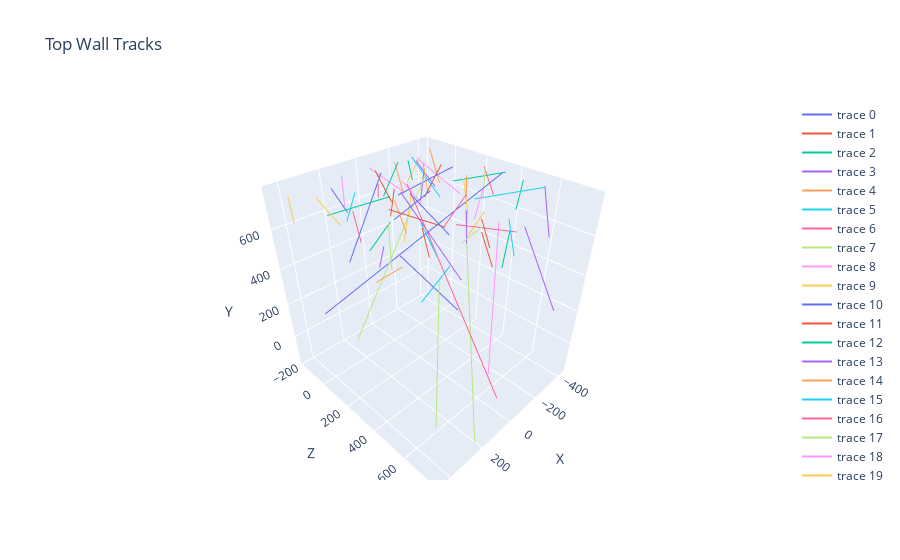

Notebook code for this chart:
### Code cell
fraction = 0.05
N_tracks = int(fraction*len(trk_start_in_top_x))

fig = go.Figure()
fig.update_layout(title='Top Wall Tracks', scene=dict(
    xaxis_title='X',
    yaxis_title='Z',
    zaxis_title='Y'
))

for i in range(N_tracks):
    fig.add_trace(go.Scatter3d(
        x=track_vector_x[i],
        y=track_vector_z[i],
        z=track_vector_y[i],
        mode='lines',
        line=dict(width=2)
    ))

fig.show()

### Figure 1 — Plotly figure (JSON) as saved in the notebook; plotly's stock layout.template omitted (floating-point values rounded to 4 significant figures)
{"data": [{"line": {"width": 2}, "mode": "lines", "type": "scatter3d", "x": [-293.7, -103.2], "y": [132.9, -40.27], "z": [766.9, 633.0]}, {"line": {"width": 2}, "mode": "lines", "type": "scatter3d", "x": [99.85, 75.98], "y": [634.8, 676.5], "z": [767.3, 632.0]}, {"line": {"width": 2}, "mode": "lines", "type": "scatter3d", "x": [258.2, 126.7], "y": [-95.34, 181.8], "z": [633.0, 766.9]}, {"line": {"width": 2}, "mode": "lines", "type": "scatter3d", "x": [-256.7, -402.4], "y": [699.2, 559.9], "z": [633.0, 766.9]}, {"line": {"width": 2}, "mode": "lines", "type": "scatter3d", "x": [-142.0, -140.8], "y": [-96.83, -43.9], "z": [767.8, 633.0]}, {"line": {"width": 2}, "mode": "lines", "type": "scatter3d", "x": [-327.6, -387.8], "y": [244.7, 566.2], "z": [633.0, 766.9]}, {"line": {"width": 2}, "mode": "lines", "type": "scatter3d", "x": [80.11, -23.73], "y": [49.04, -89.22], "z": [767.8, 632.1]}, {"line": {"width": 2}, "mode": "lines", "type": "scatter3d", "x": [-145.5, 383], "y": [106.8, 218.8], "z": [766.9, 190.2]}, {"line": {"width": 2}, "mode": "lines", "type": "scatter3d", "x": [-167.0, -193.0], "y": [381.6, 397.6], "z": [633.0, 767.3]}, {"line": {"width": 2}, "mode": "lines", "type": "scatter3d", "x": [-30.56, -34.65], "y": [462.6, 536.5], "z": [632.0, 767.8]}, {"line": {"width": 2}, "mode": "lines", "type": "scatter3d", "x": [177.1, 247.5], "y": [-58.86, -52.55], "z": [633.0, 766.9]}, {"line": {"width": 2}, "mode": "lines", "type": "scatter3d", "x": [223.6, 192.2], "y": [466.3, 469.3], "z": [766.9, 633.0]}, {"line": {"width": 2}, "mode": "lines", "type": "scatter3d", "x": [-418.3, -413.1], "y": [25.03, 346.8], "z": [633.0, 766.9]}, {"line": {"width": 2}, "mode": "lines", "type": "scatter3d", "x": [68.95, -383], "y": [180.2, 139.9], "z": [766.9, 98.59]}, {"line": {"width": 2}, "mode": "lines", "type": "scatter3d", "x": [-227.0, -221.2], "y": [6.588, 44.22], "z": [767.3, 633.0]}, {"line": {"width": 2}, "mode": "lines", "type": "scatter3d", "x": [-252.8, -229.0], "y": [-100.2, 116.6], "z": [766.9, 633.0]}, {"line": {"width": 2}, "mode": "lines", "type": "scatter3d", "x": [-201.6, 120.6], "y": [579.4, 534.6], "z": [633.0, 767.3]}, {"line": {"width": 2}, "mode": "lines", "type": "scatter3d", "x": [-394.9, -375.2], "y": [243.5, 257.9], "z": [766.9, 633.0]}, {"line": {"width": 2}, "mode": "lines", "type": "scatter3d", "x": [-219.2, 169.1], "y": [474.0, 771.0], "z": [633.0, 220.5]}, {"line": {"width": 2}, "mode": "lines", "type": "scatter3d", "x": [418.3, 400.1], "y": [-105.1, -132.3], "z": [766.9, 633.0]}, {"line": {"width": 2}, "mode": "lines", "type": "scatter3d", "x": [54.25, 10.09], "y": [221.1, 400.9], "z": [767.8, 632.0]}, {"line": {"width": 2}, "mode": "lines", "type": "scatter3d", "x": [-31.34, -10.64], "y": [-1.162, -81.23], "z": [632.1, 767.8]}, {"line": {"width": 2}, "mode": "lines", "type": "scatter3d", "x": [-374.1, -391.7], "y": [449.2, 457.7], "z": [633.0, 766.9]}, {"line": {"width": 2}, "mode": "lines", "type": "scatter3d", "x": [-151.6, -135.9], "y": [88.6, 80.99], "z": [767.8, 633.0]}, {"line": {"width": 2}, "mode": "lines", "type": "scatter3d", "x": [140.3, 123.5], "y": [222.6, 268.9], "z": [767.3, 633.0]}, {"line": {"width": 2}, "mode": "lines", "type": "scatter3d", "x": [200.7, 233.4], "y": [47.95, 12.33], "z": [766.9, 633.0]}, {"line": {"width": 2}, "mode": "lines", "type": "scatter3d", "x": [-8.557, 88.8], "y": [133.8, 771.0], "z": [766.9, 19.85]}, {"line": {"width": 2}, "mode": "lines", "type": "scatter3d", "x": [22.04, 66.96], "y": [481.0, 609.2], "z": [632.0, 767.8]}, {"line": {"width": 2}, "mode": "lines", "type": "scatter3d", "x": [-16.84, -115.9], "y": [90.67, 109.2], "z": [766.9, 633.0]}, {"line": {"width": 2}, "mode": "lines", "type": "scatter3d", "x": [-281.1, -248.7], "y": [-71.17, -132.1], "z": [766.9, 633.0]}, {"line": {"width": 2}, "mode": "lines", "type": "scatter3d", "x": [-399.8, 383], "y": [340.2, -29.05], "z": [766.9, 194.2]}, {"line": {"width": 2}, "mode": "lines", "type": "scatter3d", "x": [209.5, -26.96], "y": [268.6, 344.0], "z": [766.9, 632.0]}, {"line": {"width": 2}, "mode": "lines", "type": "scatter3d", "x": [-12.46, 102.9], "y": [-179.1, 145.2], "z": [307.1, 633.0]}, {"line": {"width": 2}, "mode": "lines", "type": "scatter3d", "x": [-230.1, -303.5], "y": [-45.24, 9.197], "z": [767.3, 633.0]}, {"line": {"width": 2}, "mode": "lines", "type": "scatter3d", "x": [-263.1, -256.0], "y": [246.0, 256.7], "z": [766.9, 633.0]}, {"line": {"width": 2}, "mode": "lines", "type": "scatter3d", "x": [202.6, 169.3], "y": [437.8, 489.6], "z": [766.9, 633.0]}, {"line": {"width": 2}, "mode": "lines", "type": "scatter3d", "x": [-398.3, -431.1], "y": [234.2, 274.1], "z": [766.9, 633.0]}, {"line": {"width": 2}, "mode": "lines", "type": "scatter3d", "x": [269.6, 383], "y": [596.9, 697.8], "z": [633.0, 27.92]}, {"line": {"width": 2}, "mode": "lines", "type": "scatter3d", "x": [-11.3, -152.2], "y": [-123.1, -60.49], "z": [767.8, 633.0]}, {"line": {"width": 2}, "mode": "lines", "type": "scatter3d", "x": [-220.6, -179.0], "y": [265.6, 335.7], "z": [767.3, 633.0]}, {"line": {"width": 2}, "mode": "lines", "type": "scatter3d", "x": [405.7, -383], "y": [552.4, 123.8], "z": [766.9, -119.8]}, {"line": {"width": 2}, "mode": "lines", "type": "scatter3d", "x": [65.8, 67.73], "y": [136.5, 105.2], "z": [767.8, 632.0]}, {"line": {"width": 2}, "mode": "lines", "type": "scatter3d", "x": [-157.0, -47.62], "y": [-90.4, -79.81], "z": [767.8, 632.1]}, {"line": {"width": 2}, "mode": "lines", "type": "scatter3d", "x": [13.21, 7.057], "y": [496.6, 483.7], "z": [632.0, 767.8]}, {"line": {"width": 2}, "mode": "lines", "type": "scatter3d", "x": [-403.4, -351.9], "y": [-128.0, -6.722], "z": [766.9, 633.0]}, {"line": {"width": 2}, "mode": "lines", "type": "scatter3d", "x": [340.1, 406.2], "y": [708.5, 649.7], "z": [766.9, 633.0]}, {"line": {"width": 2}, "mode": "lines", "type": "scatter3d", "x": [-105.1, -33.57], "y": [384.0, 332.6], "z": [767.8, 632.0]}, {"line": {"width": 2}, "mode": "lines", "type": "scatter3d", "x": [-215.7, 218.1], "y": [287.9, 771.0], "z": [633.0, -157.7]}, {"line": {"width": 2}, "mode": "lines", "type": "scatter3d", "x": [133.9, 151.0], "y": [-136.6, -114.9], "z": [767.3, 633.0]}, {"line": {"width": 2}, "mode": "lines", "type": "scatter3d", "x": [343.1, 273.2], "y": [-22.15, 21.03], "z": [766.9, 633.0]}, {"line": {"width": 2}, "mode": "lines", "type": "scatter3d", "x": [-12.89, 118.1], "y": [-42.56, -179.1], "z": [766.9, 294.8]}, {"line": {"width": 2}, "mode": "lines", "type": "scatter3d", "x": [-24.58, 21.89], "y": [583.1, 569.5], "z": [632.0, 767.8]}, {"line": {"width": 2}, "mode": "lines", "type": "scatter3d", "x": [-204.4, -281.1], "y": [-73.44, -129.2], "z": [767.3, 633.0]}, {"line": {"width": 2}, "mode": "lines", "type": "scatter3d", "x": [-263.4, -273.8], "y": [575.8, 771.0], "z": [633.0, 291.0]}, {"line": {"width": 2}, "mode": "lines", "type": "scatter3d", "x": [437.3, 445.1], "y": [457.7, 607.7], "z": [633.0, 766.9]}, {"line": {"width": 2}, "mode": "lines", "type": "scatter3d", "x": [-39.47, -46.64], "y": [687.3, 642.0], "z": [632.4, 767.8]}, {"line": {"width": 2}, "mode": "lines", "type": "scatter3d", "x": [315.0, 301.9], "y": [184.3, 199.9], "z": [766.9, 633.0]}, {"line": {"width": 2}, "mode": "lines", "type": "scatter3d", "x": [289.9, 346.7], "y": [361.3, 434.3], "z": [766.9, 633.0]}, {"line": {"width": 2}, "mode": "lines", "type": "scatter3d", "x": [-259.4, -325.8], "y": [-71.8, 156.2], "z": [767.1, 632.9]}, {"line": {"width": 2}, "mode": "lines", "type": "scatter3d", "x": [-252.5, -219.0], "y": [-179.1, -64.77], "z": [264.4, 633.0]}, {"line": {"width": 2}, "mode": "lines", "type": "scatter3d", "x": [-26.74, 79.24], "y": [256.2, 140.3], "z": [767.8, 632.0]}, {"line": {"width": 2}, "mode": "lines", "type": "scatter3d", "x": [-179.4, -281.6], "y": [63.63, 72.46], "z": [633.0, 766.9]}, {"line": {"width": 2}, "mode": "lines", "type": "scatter3d", "x": [-194.0, -383], "y": [552.0, 400.3], "z": [633.0, 296.8]}, {"line": {"width": 2}, "mode": "lines", "type": "scatter3d", "x": [404.3, 368.1], "y": [470.8, 392.5], "z": [766.9, 633.0]}], "layout": {"scene": {"xaxis": {"title": {"text": "X"}}, "yaxis": {"title": {"text": "Z"}}, "zaxis": {"title": {"text": "Y"}}}, "title": {"text": "Top Wall Tracks"}}}
